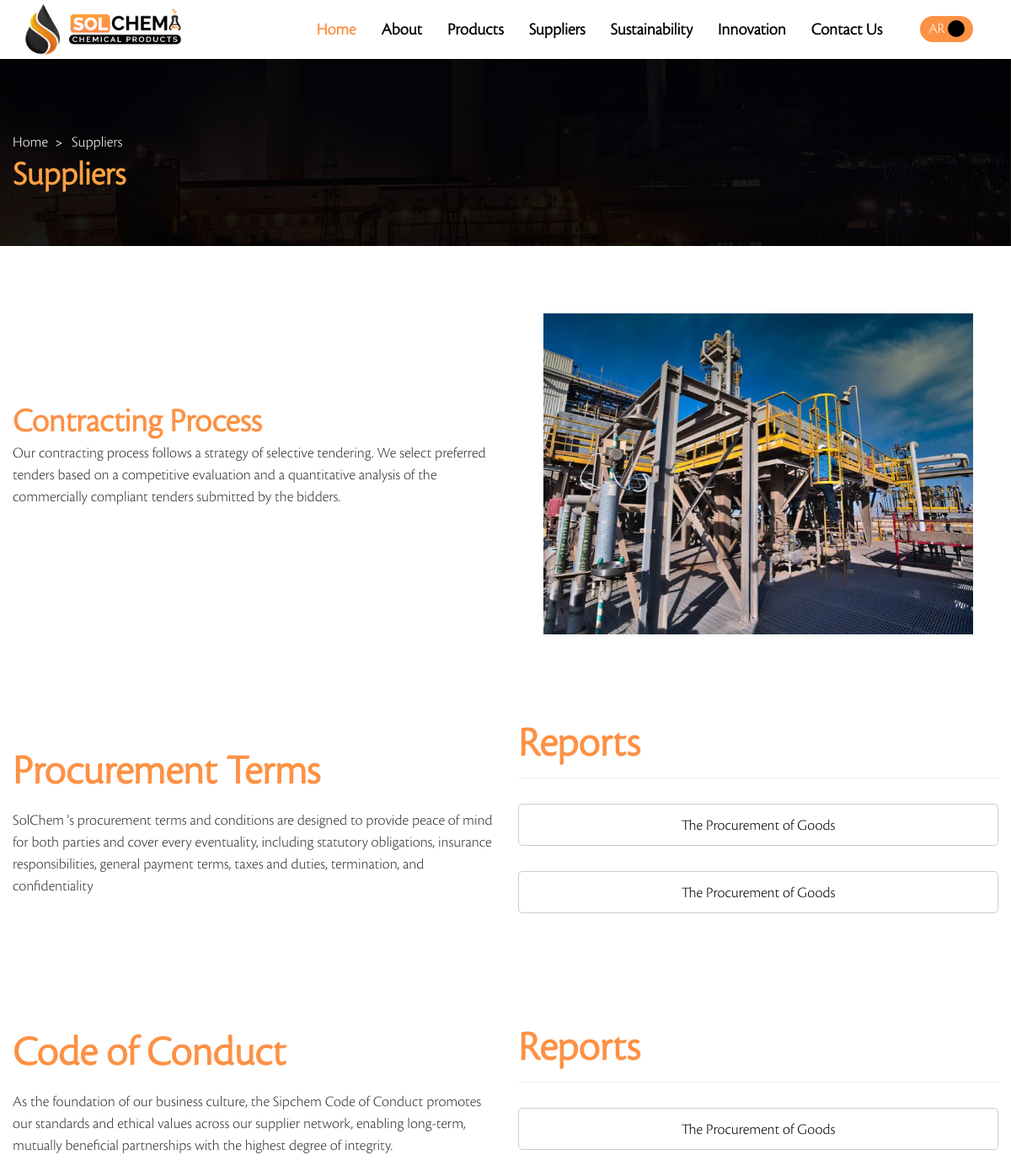
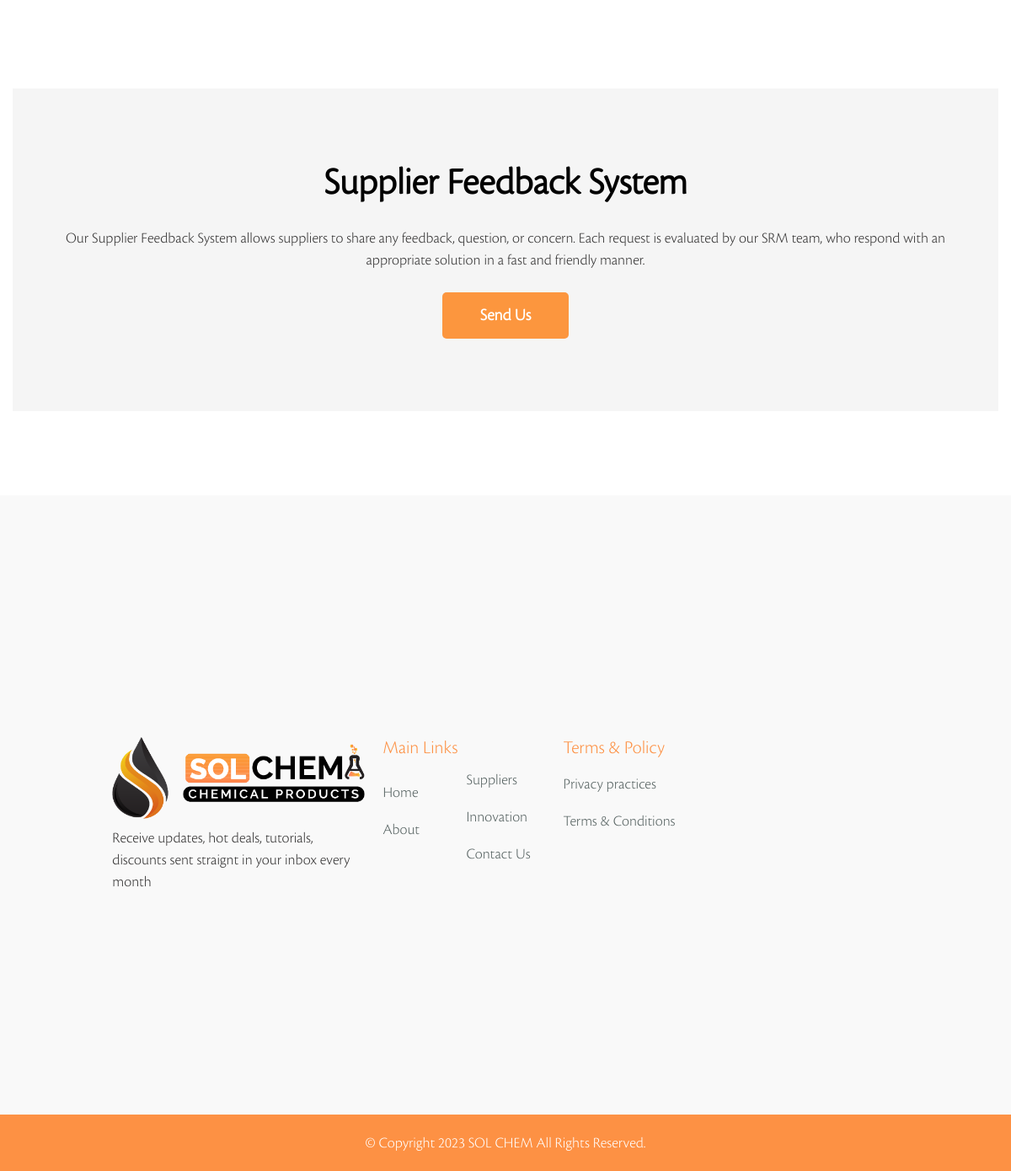
Page /suppliers/en/subliers on the committed database (2 pictures, top to bottom).
### suppliers/models.py (models this page shows, shortened)
class Section_one(models.Model):
    title = models.CharField(max_length=500)
    title_ar = models.CharField(max_length=500)
    description = models.TextField(null=True,blank=True)
    description_ar = models.TextField(null=True,blank=True)
    image = models.FileField(upload_to='careers/',null=True,blank=True)

class Section_two(models.Model):
    title = models.CharField(max_length=500)
    title_ar = models.CharField(max_length=500)
    description = models.TextField(null=True,blank=True)
    description_ar = models.TextField(null=True,blank=True)
    reports=models.ManyToManyField(Reports,null=True,blank=True)

class Reports(models.Model):
    title = models.CharField(max_length=100)
    title_ar = models.CharField(max_length=100)
    pdf = models.FileField(upload_to='pdfs/')

### suppliers/views.py (the view)
# urls.py: path('en/subliers', views.subliers, name='subliers'),
def subliers(request):
    one=Section_one.objects.all()
    two=Section_two.objects.all()
    context={
        'one':one,
        'two':two
    }
    return render(request, 'sublier.html',context)

### products/context_processors.py (called while the page is built)
def categories(request):
    all_categories = category.objects.all()
    return {'all_categories': all_categories}

### templates/sublier.html (shortened to what this page needs)
{% extends 'base.html' %}
{% load static %}
{% block body %}
        <section class="page-title" style="background-image:url(images/new/bg1.jpg)">
            <div class="auto-container">
                 <ul class="page-breadcrumb">
                    <li><a href="{% url 'home:home' %}">home</a></li>
                    <li>Suppliers</li>
                </ul>
                <h2>Suppliers</h2>
            </div>
        </section>
        <section class="about-section">
            <div class="auto-container">
                <div class="row">
                    <div class="content-column col-lg-6 col-md-6 col-sm-12 d-flex align-items-center">
                        <div class="inner-column">
                            <div class="sec-title">
                                <h2>{{one.first.title}}</h2>
                            </div>
                            <div class="text-box">
                                <p>{{one.first.description}}</p>
                            </div>
                        </div>
                    </div>
                    <div class="image-column col-lg-6 col-md-6 col-sm-12">
                        <div class="inner-column">
                            <div class="image-box">
                                <img src="{{one.first.image.url}}">
                            </div>
                        </div>
                    </div>
                </div>
            </div>
        </section>
        {% for section in two %}
        <div class="Procurement_Terms">
            <div class="auto-container">
                <div class="row">
                    <div class="col-lg-6 col-md-6 col-sm-6 col-xs-12">
                        <div class="Terms_Data">
                            <div class="forflex">
                                <h2>{{section.title}}</h2>
                                <p>{{section.description}}</p>
                            </div>
                        </div>
                    </div>
                    <div class="col-lg-6 col-md-6 col-sm-6 col-xs-12">
                        <div class="reports">
                            <div class="forflex">
                                <h2>Reports</h2>
                                <div class="reportsItems">
                                    {% for report in section.reports.all %}
                                    <div class="itemReport">
                                        <a href="{{report.pdf.url}}">{{report.title}}</a>
                                    </div>
                                    {% endfor %}
                                </div>
                            </div>
                        </div>
                    </div>
                </div>
            </div>
        </div>
        {% endfor %}
        <div class="feedBackSystem">
            <div class="auto-container">
                <div class="fedBox">
                    <div class="forflex">
                        <h2>Supplier Feedback System</h2>
                        <p>Our Supplier Feedback System allows suppliers to share any feedback, question, or concern. Each request is evaluated by our SRM team, who respond with an appropriate solution in a fast and friendly manner.</p>
                        <a href="{% url 'contact:contact'  %}">Send Us</a>
                    </div>
                </div>
            </div>
        </div>
        {% endblock %}

### templates/base.html (shortened to what this page needs)
{% load static %}
<!DOCTYPE html>
<html lang="en">
<head>
<link href="{% static 'css/bootstrap.css' %}" rel="stylesheet">
<link href="{% static 'Libs/select2/css/select2.min.css' %}" rel="stylesheet">
<link href="{% static 'css/style.css' %}" rel="stylesheet">
<link href="{% static 'css/responsive.css' %}" rel="stylesheet">
    <link href="{% static 'Libs/VideoPopUp/css/jquery.fancybox.css' %}" rel="stylesheet" />
</head>
<body>
<div class="page-wrapper">
    <main id="content">
        <header class="main-header header-style-two">
            <div class="outer-container">
                <div class="main-box clearfix">
                    <div class="logo-box">
                        <div class="logo"><a href="{% url 'home:home' %}"><img src="{% static 'images/new/logo.png' %}" alt="" title=""></a></div>
                    </div>
                    <div class="nav-outer">
                        <nav class="main-menu navbar-expand-md navbar-light">
                            <div class="collapse navbar-collapse clearfix" id="navbarSupportedContent">
                                <ul class="navigation clearfix">
                                    <li class="current"><a href="{% url 'home:home' %}"> Home </a>
                        <li class=" dropdown"><a> About </a>
                        </li>
                        <li class="dropdown"><a>Products</a>
                        </li>
                        <li><a href="{% url 'suppliers:subliers' %}"> Suppliers </a></li>
                        <li class="dropdown"><a>Sustainability</a>
                        </li>
                        <li class="dropdown"><a>Innovation </a>
                        </li>
                        <li><a href="{% url 'contact:contact'  %}"> Contact Us </a></li>
                                </ul>
                            </div>
                        </nav>
                        <div class="outer-box clearfix">
                            <div class="language">
                                         <a title="AR" onclick="change_language()">AR <span></span></a>
                                     </div>
                         </div>
                    </div>
                </div>
            </div>
        </header>
{% block body %}
{% endblock %}
<div class="swiper-slide">
    <footer class="skin-light-footer style-2">
        <div class="overlay">
            <div class="footer-middle">
            <div class="auto-container">
                <div class="row">
                    <div class="col-lg-4 col-md-5">
                        <div class="footer_widget">
                            <img src="{% static 'images/new/logo.png' %}" class="img-footer small mb-2" alt="" />
                            <p>Receive updates, hot deals, tutorials, discounts sent straignt in your inbox every month</p>
                        </div>
                    </div>
                    <div class="col-lg-8 col-md-7 ml-auto">
                        <div class="row">
                            <div class="col-lg-4 col-md-6">
                                <div class="footer_widget">
                                    <h4 class="widget_title">Main Links</h4>
                                    <ul class="footer-menu" style="column-count: 2;">
                                    <li><a href="{% url 'home:home' %}">Home</a></li>
                                    <li><a href="About.html">About </a></li>
                                    <li><a href="{% url 'suppliers:subliers' %}"> Suppliers </a></li>
                                    <li><a href="Digital_Transformation.html"> Innovation  </a></li>
                                    <li><a href="{% url 'contact:contact'  %}"> Contact Us  </a></li>
                                    </ul>
                                </div>
                            </div>
                            <div class="col-lg-4 col-md-6">
                                <div class="footer_widget">
                                    <h4 class="widget_title">Terms & policy</h4>
                                    <ul class="footer-menu">
                                        <li><a href="{% url 'home:policy' %}">Privacy practices</a></li>
                                        <li><a href="{% url 'home:policy' %}">Terms & Conditions</a></li>
                                    </ul>
                                </div>
                            </div>
                        </div>
                    </div>
                </div>
            </div>
        </div>
        </div>
        <div class="footer-bottom br_light">
            <div class="auto-container">
                <div class="row align-items-center">
                    <div class="col-lg-12 col-md-12 text-center">
                        <p class="mb-0">© Copyright 2023 SOL CHEM All Rights Reserved.</p>
                    </div>
                </div>
            </div>
        </div>
    </footer>
</div>
</div>
</body>
</html>

### static/css/responsive.css (style rules this page uses)
@media only screen and (max-width: 1479px) { .main-header .main-box { padding: 0px 30px; } }

### rows in the picture
Section_one: first "Contracting Process", first.description "Our contracting process follows a strategy of selective tendering. We select preferred tenders based on a competitive evaluation and a quantitative analysis of the commercially compliant tenders submitted by the bidders.", first.image (picture)
Section_two: title "Procurement Terms", description "SolChem 's procurement terms and conditions are designed to provide peace of mind for both parties and cover every eventuality, including statutory obligations, insurance responsibilities, general payment terms, taxes and duties, termination, and confidentiality"
Reports: title "The Procurement of Goods"
Reports: title "The Procurement of Goods"
Section_two: title "Code of Conduct", description "As the foundation of our business culture, the Sipchem Code of Conduct promotes our standards and ethical values across our supplier network, enabling long-term, mutually beneficial partnerships with the highest degree of integrity."
